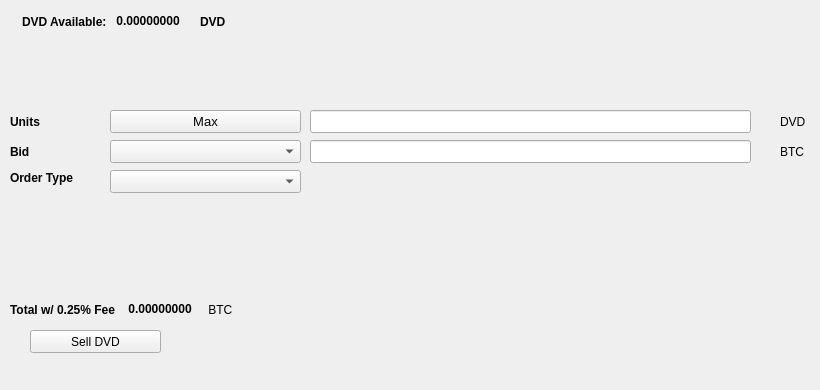
   <widget class="QWidget" name="SellTab">
    <attribute name="title">
     <string>Sell</string>
    </attribute>
    <widget class="QLabel" name="label_16">
     <property name="geometry">
      <rect>
       <x>780</x>
       <y>140</y>
       <width>31</width>
       <height>23</height>
      </rect>
     </property>
     <property name="text">
      <string>BTC</string>
     </property>
    </widget>
    <widget class="QComboBox" name="SellBidcomboBox">
     <property name="geometry">
      <rect>
       <x>110</x>
       <y>140</y>
       <width>191</width>
       <height>23</height>
      </rect>
     </property>
     <property name="font">
      <font>
       <pointsize>10</pointsize>
      </font>
     </property>
    </widget>
    <widget class="QLabel" name="label_18">
     <property name="geometry">
      <rect>
       <x>10</x>
       <y>110</y>
       <width>46</width>
       <height>23</height>
      </rect>
     </property>
     <property name="font">
      <font>
       <weight>75</weight>
       <bold>true</bold>
      </font>
     </property>
     <property name="text">
      <string>Units</string>
     </property>
    </widget>
    <widget class="QPushButton" name="Sell_Max_Amount">
     <property name="geometry">
      <rect>
       <x>110</x>
       <y>110</y>
       <width>191</width>
       <height>23</height>
      </rect>
     </property>
     <property name="font">
      <font>
       <pointsize>10</pointsize>
      </font>
     </property>
     <property name="text">
      <string>Max</string>
     </property>
    </widget>
    <widget class="QLabel" name="label_20">
     <property name="geometry">
      <rect>
       <x>10</x>
       <y>170</y>
       <width>91</width>
       <height>16</height>
      </rect>
     </property>
     <property name="font">
      <font>
       <weight>75</weight>
       <bold>true</bold>
      </font>
     </property>
     <property name="text">
      <string>Order Type</string>
     </property>
    </widget>
    <widget class="QComboBox" name="SellOrdertypeCombo">
     <property name="geometry">
      <rect>
       <x>110</x>
       <y>170</y>
       <width>191</width>
       <height>23</height>
      </rect>
     </property>
     <property name="font">
      <font>
       <pointsize>10</pointsize>
      </font>
     </property>
    </widget>
    <widget class="QLabel" name="label_21">
     <property name="geometry">
      <rect>
       <x>10</x>
       <y>140</y>
       <width>46</width>
       <height>23</height>
      </rect>
     </property>
     <property name="font">
      <font>
       <weight>75</weight>
       <bold>true</bold>
      </font>
     </property>
     <property name="text">
      <string>Bid</string>
     </property>
    </widget>
    <widget class="QLabel" name="label_22">
     <property name="geometry">
      <rect>
       <x>780</x>
       <y>110</y>
       <width>31</width>
       <height>23</height>
      </rect>
     </property>
     <property name="text">
      <string>DVD</string>
     </property>
    </widget>
    <widget class="QLineEdit" name="UnitsInputDVD">
     <property name="geometry">
      <rect>
       <x>310</x>
       <y>110</y>
       <width>441</width>
       <height>23</height>
      </rect>
     </property>
     <property name="font">
      <font>
       <pointsize>9</pointsize>
       <weight>75</weight>
       <bold>true</bold>
      </font>
     </property>
    </widget>
    <widget class="QLineEdit" name="SellBidPriceEdit">
     <property name="geometry">
      <rect>
       <x>310</x>
       <y>140</y>
       <width>441</width>
       <height>23</height>
      </rect>
     </property>
     <property name="font">
      <font>
       <pointsize>9</pointsize>
       <weight>75</weight>
       <bold>true</bold>
      </font>
     </property>
    </widget>
    <widget class="QPushButton" name="SellDVDBTN">
     <property name="geometry">
      <rect>
       <x>30</x>
       <y>330</y>
       <width>131</width>
       <height>23</height>
      </rect>
     </property>
     <property name="text">
      <string>Sell DVD</string>
     </property>
     <property name="icon">
      <iconset resource="../dividend">
       <normaloff>:/icons/bitcoin</normaloff>:/icons/bitcoin</iconset>
     </property>
    </widget>
    <widget class="QWidget" name="layoutWidget3">
     <property name="geometry">
      <rect>
       <x>22</x>
       <y>12</y>
       <width>258</width>
       <height>19</height>
      </rect>
     </property>
     <layout class="QHBoxLayout" name="horizontalLayout">
      <item>
       <widget class="QLabel" name="label232_2">
        <property name="font">
         <font>
          <weight>75</weight>
          <bold>true</bold>
         </font>
        </property>
        <property name="text">
         <string>DVD Available:</string>
        </property>
       </widget>
      </item>
      <item>
       <widget class="QLabel" name="DVDAvailableLabel">
        <property name="palette">
         <palette>
          <active>
           <colorrole role="WindowText">
            <brush brushstyle="SolidPattern">
             <color alpha="255">
              <red>0</red>
              <green>0</green>
              <blue>0</blue>
             </color>
            </brush>
           </colorrole>
           <colorrole role="Button">
            <brush brushstyle="SolidPattern">
             <color alpha="255">
              <red>0</red>
              <green>170</green>
              <blue>0</blue>
             </color>
            </brush>
           </colorrole>
           <colorrole role="Light">
            <brush brushstyle="SolidPattern">
             <color alpha="255">
              <red>0</red>
              <green>255</green>
              <blue>0</blue>
             </color>
            </brush>
           </colorrole>
           <colorrole role="Midlight">
            <brush brushstyle="SolidPattern">
             <color alpha="255">
              <red>0</red>
              <green>212</green>
              <blue>0</blue>
             </color>
            </brush>
           </colorrole>
           <colorrole role="Dark">
            <brush brushstyle="SolidPattern">
             <color alpha="255">
              <red>0</red>
              <green>85</green>
              <blue>0</blue>
             </color>
            </brush>
           </colorrole>
           <colorrole role="Mid">
            <brush brushstyle="SolidPattern">
             <color alpha="255">
              <red>0</red>
              <green>113</green>
              <blue>0</blue>
             </color>
            </brush>
           </colorrole>
           <colorrole role="Text">
            <brush brushstyle="SolidPattern">
             <color alpha="255">
              <red>0</red>
              <green>170</green>
              <blue>0</blue>
             </color>
            </brush>
           </colorrole>
           <colorrole role="BrightText">
            <brush brushstyle="SolidPattern">
             <color alpha="255">
              <red>255</red>
              <green>255</green>
              <blue>255</blue>
             </color>
            </brush>
           </colorrole>
           <colorrole role="ButtonText">
            <brush brushstyle="SolidPattern">
             <color alpha="255">
              <red>0</red>
              <green>0</green>
              <blue>0</blue>
             </color>
            </brush>
           </colorrole>
           <colorrole role="Base">
            <brush brushstyle="SolidPattern">
             <color alpha="255">
              <red>255</red>
              <green>255</green>
              <blue>255</blue>
             </color>
            </brush>
           </colorrole>
           <colorrole role="Window">
            <brush brushstyle="SolidPattern">
             <color alpha="255">
              <red>0</red>
              <green>170</green>
              <blue>0</blue>
             </color>
            </brush>
           </colorrole>
           <colorrole role="Shadow">
            <brush brushstyle="SolidPattern">
             <color alpha="255">
              <red>0</red>
              <green>0</green>
              <blue>0</blue>
             </color>
            </brush>
           </colorrole>
           <colorrole role="AlternateBase">
            <brush brushstyle="SolidPattern">
             <color alpha="255">
              <red>127</red>
              <green>212</green>
              <blue>127</blue>
             </color>
            </brush>
           </colorrole>
           <colorrole role="ToolTipBase">
            <brush brushstyle="SolidPattern">
             <color alpha="255">
              <red>255</red>
              <green>255</green>
              <blue>220</blue>
             </color>
            </brush>
           </colorrole>
           <colorrole role="ToolTipText">
            <brush brushstyle="SolidPattern">
             <color alpha="255">
              <red>0</red>
              <green>0</green>
              <blue>0</blue>
             </color>
            </brush>
           </colorrole>
          </active>
          <inactive>
           <colorrole role="WindowText">
            <brush brushstyle="SolidPattern">
             <color alpha="255">
              <red>0</red>
              <green>0</green>
              <blue>0</blue>
             </color>
            </brush>
           </colorrole>
           <colorrole role="Button">
            <brush brushstyle="SolidPattern">
             <color alpha="255">
              <red>0</red>
              <green>170</green>
              <blue>0</blue>
             </color>
            </brush>
           </colorrole>
           <colorrole role="Light">
            <brush brushstyle="SolidPattern">
             <color alpha="255">
              <red>0</red>
              <green>255</green>
              <blue>0</blue>
             </color>
            </brush>
           </colorrole>
           <colorrole role="Midlight">
            <brush brushstyle="SolidPattern">
             <color alpha="255">
              <red>0</red>
              <green>212</green>
              <blue>0</blue>
             </color>
            </brush>
           </colorrole>
           <colorrole role="Dark">
            <brush brushstyle="SolidPattern">
             <color alpha="255">
              <red>0</red>
              <green>85</green>
              <blue>0</blue>
             </color>
            </brush>
           </colorrole>
           <colorrole role="Mid">
            <brush brushstyle="SolidPattern">
             <color alpha="255">
              <red>0</red>
              <green>113</green>
              <blue>0</blue>
             </color>
            </brush>
           </colorrole>
           <colorrole role="Text">
            <brush brushstyle="SolidPattern">
             <color alpha="255">
              <red>0</red>
              <green>170</green>
              <blue>0</blue>
             </color>
            </brush>
           </colorrole>
           <colorrole role="BrightText">
            <brush brushstyle="SolidPattern">
             <color alpha="255">
              <red>255</red>
              <green>255</green>
              <blue>255</blue>
             </color>
            </brush>
           </colorrole>
           <colorrole role="ButtonText">
            <brush brushstyle="SolidPattern">
             <color alpha="255">
              <red>0</red>
              <green>0</green>
              <blue>0</blue>
             </color>
            </brush>
           </colorrole>
           <colorrole role="Base">
            <brush brushstyle="SolidPattern">
             <color alpha="255">
              <red>255</red>
              <green>255</green>
              <blue>255</blue>
             </color>
            </brush>
           </colorrole>
           <colorrole role="Window">
            <brush brushstyle="SolidPattern">
             <color alpha="255">
              <red>0</red>
              <green>170</green>
              <blue>0</blue>
             </color>
            </brush>
           </colorrole>
           <colorrole role="Shadow">
            <brush brushstyle="SolidPattern">
             <color alpha="255">
              <red>0</red>
              <green>0</green>
              <blue>0</blue>
             </color>
            </brush>
           </colorrole>
           <colorrole role="AlternateBase">
            <brush brushstyle="SolidPattern">
             <color alpha="255">
              <red>127</red>
              <green>212</green>
              <blue>127</blue>
             </color>
            </brush>
           </colorrole>
           <colorrole role="ToolTipBase">
            <brush brushstyle="SolidPattern">
             <color alpha="255">
              <red>255</red>
              <green>255</green>
              <blue>220</blue>
             </color>
            </brush>
           </colorrole>
           <colorrole role="ToolTipText">
            <brush brushstyle="SolidPattern">
             <color alpha="255">
              <red>0</red>
              <green>0</green>
              <blue>0</blue>
             </color>
            </brush>
           </colorrole>
          </inactive>
          <disabled>
           <colorrole role="WindowText">
            <brush brushstyle="SolidPattern">
             <color alpha="255">
              <red>0</red>
              <green>85</green>
              <blue>0</blue>
             </color>
            </brush>
           </colorrole>
           <colorrole role="Button">
            <brush brushstyle="SolidPattern">
             <color alpha="255">
              <red>0</red>
              <green>170</green>
              <blue>0</blue>
             </color>
            </brush>
           </colorrole>
           <colorrole role="Light">
            <brush brushstyle="SolidPattern">
             <color alpha="255">
              <red>0</red>
              <green>255</green>
              <blue>0</blue>
             </color>
            </brush>
           </colorrole>
           <colorrole role="Midlight">
            <brush brushstyle="SolidPattern">
             <color alpha="255">
              <red>0</red>
              <green>212</green>
              <blue>0</blue>
             </color>
            </brush>
           </colorrole>
           <colorrole role="Dark">
            <brush brushstyle="SolidPattern">
             <color alpha="255">
              <red>0</red>
              <green>85</green>
              <blue>0</blue>
             </color>
            </brush>
           </colorrole>
           <colorrole role="Mid">
            <brush brushstyle="SolidPattern">
             <color alpha="255">
              <red>0</red>
              <green>113</green>
              <blue>0</blue>
             </color>
            </brush>
           </colorrole>
           <colorrole role="Text">
            <brush brushstyle="SolidPattern">
             <color alpha="255">
              <red>0</red>
              <green>85</green>
              <blue>0</blue>
             </color>
            </brush>
           </colorrole>
           <colorrole role="BrightText">
            <brush brushstyle="SolidPattern">
             <color alpha="255">
              <red>255</red>
              <green>255</green>
              <blue>255</blue>
             </color>
            </brush>
           </colorrole>
           <colorrole role="ButtonText">
            <brush brushstyle="SolidPattern">
             <color alpha="255">
              <red>0</red>
              <green>85</green>
              <blue>0</blue>
             </color>
            </brush>
           </colorrole>
           <colorrole role="Base">
            <brush brushstyle="SolidPattern">
             <color alpha="255">
              <red>0</red>
              <green>170</green>
              <blue>0</blue>
             </color>
            </brush>
           </colorrole>
           <colorrole role="Window">
            <brush brushstyle="SolidPattern">
             <color alpha="255">
              <red>0</red>
              <green>170</green>
              <blue>0</blue>
             </color>
            </brush>
           </colorrole>
           <colorrole role="Shadow">
            <brush brushstyle="SolidPattern">
             <color alpha="255">
              <red>0</red>
              <green>0</green>
              <blue>0</blue>
             </color>
            </brush>
           </colorrole>
           <colorrole role="AlternateBase">
            <brush brushstyle="SolidPattern">
             <color alpha="255">
              <red>0</red>
              <green>170</green>
              <blue>0</blue>
             </color>
            </brush>
           </colorrole>
           <colorrole role="ToolTipBase">
            <brush brushstyle="SolidPattern">
             <color alpha="255">
              <red>255</red>
              <green>255</green>
              <blue>220</blue>
             </color>
            </brush>
           </colorrole>
           <colorrole role="ToolTipText">
            <brush brushstyle="SolidPattern">
             <color alpha="255">
              <red>0</red>
              <green>0</green>
              <blue>0</blue>
             </color>
            </brush>
           </colorrole>
          </disabled>
         </palette>
        </property>
        <property name="font">
         <font>
          <weight>75</weight>
          <bold>true</bold>
         </font>
        </property>
        <property name="text">
         <string> 0.00000000 </string>
        </property>
        <property name="textInteractionFlags">
         <set>Qt::LinksAccessibleByMouse|Qt::TextSelectableByKeyboard|Qt::TextSelectableByMouse</set>
        </property>
       </widget>
      </item>
      <item>
       <widget class="QLabel" name="labelDVD">
        <property name="font">
         <font>
          <weight>75</weight>
          <bold>true</bold>
         </font>
        </property>
        <property name="text">
         <string>DVD</string>
        </property>
       </widget>
      </item>
     </layout>
    </widget>
    <widget class="QWidget" name="layoutWidget">
     <property name="geometry">
      <rect>
       <x>10</x>
       <y>300</y>
       <width>268</width>
       <height>19</height>
      </rect>
     </property>
     <layout class="QHBoxLayout" name="horizontalLayout_2">
      <item>
       <widget class="QLabel" name="label_19">
        <property name="font">
         <font>
          <weight>75</weight>
          <bold>true</bold>
         </font>
        </property>
        <property name="text">
         <string>Total w/ 0.25% Fee </string>
        </property>
       </widget>
      </item>
      <item>
       <widget class="QLabel" name="SellCostLabel">
        <property name="palette">
         <palette>
          <active>
           <colorrole role="WindowText">
            <brush brushstyle="SolidPattern">
             <color alpha="255">
              <red>0</red>
              <green>0</green>
              <blue>0</blue>
             </color>
            </brush>
           </colorrole>
           <colorrole role="Button">
            <brush brushstyle="SolidPattern">
             <color alpha="255">
              <red>0</red>
              <green>170</green>
              <blue>0</blue>
             </color>
            </brush>
           </colorrole>
           <colorrole role="Light">
            <brush brushstyle="SolidPattern">
             <color alpha="255">
              <red>0</red>
              <green>255</green>
              <blue>0</blue>
             </color>
            </brush>
           </colorrole>
           <colorrole role="Midlight">
            <brush brushstyle="SolidPattern">
             <color alpha="255">
              <red>0</red>
              <green>212</green>
              <blue>0</blue>
             </color>
            </brush>
           </colorrole>
           <colorrole role="Dark">
            <brush brushstyle="SolidPattern">
             <color alpha="255">
              <red>0</red>
              <green>85</green>
              <blue>0</blue>
             </color>
            </brush>
           </colorrole>
           <colorrole role="Mid">
            <brush brushstyle="SolidPattern">
             <color alpha="255">
              <red>0</red>
              <green>113</green>
              <blue>0</blue>
             </color>
            </brush>
           </colorrole>
           <colorrole role="Text">
            <brush brushstyle="SolidPattern">
             <color alpha="255">
              <red>0</red>
              <green>170</green>
              <blue>0</blue>
             </color>
            </brush>
           </colorrole>
           <colorrole role="BrightText">
            <brush brushstyle="SolidPattern">
             <color alpha="255">
              <red>255</red>
              <green>255</green>
              <blue>255</blue>
             </color>
            </brush>
           </colorrole>
           <colorrole role="ButtonText">
            <brush brushstyle="SolidPattern">
             <color alpha="255">
              <red>0</red>
              <green>0</green>
              <blue>0</blue>
             </color>
            </brush>
           </colorrole>
           <colorrole role="Base">
            <brush brushstyle="SolidPattern">
             <color alpha="255">
              <red>255</red>
              <green>255</green>
              <blue>255</blue>
             </color>
            </brush>
           </colorrole>
           <colorrole role="Window">
            <brush brushstyle="SolidPattern">
             <color alpha="255">
              <red>0</red>
              <green>170</green>
              <blue>0</blue>
             </color>
            </brush>
           </colorrole>
           <colorrole role="Shadow">
            <brush brushstyle="SolidPattern">
             <color alpha="255">
              <red>0</red>
              <green>0</green>
              <blue>0</blue>
             </color>
            </brush>
           </colorrole>
           <colorrole role="AlternateBase">
            <brush brushstyle="SolidPattern">
             <color alpha="255">
              <red>127</red>
              <green>212</green>
              <blue>127</blue>
             </color>
            </brush>
           </colorrole>
           <colorrole role="ToolTipBase">
            <brush brushstyle="SolidPattern">
             <color alpha="255">
              <red>255</red>
              <green>255</green>
              <blue>220</blue>
             </color>
            </brush>
           </colorrole>
           <colorrole role="ToolTipText">
            <brush brushstyle="SolidPattern">
             <color alpha="255">
              <red>0</red>
              <green>0</green>
              <blue>0</blue>
             </color>
            </brush>
           </colorrole>
          </active>
          <inactive>
           <colorrole role="WindowText">
            <brush brushstyle="SolidPattern">
             <color alpha="255">
              <red>0</red>
              <green>0</green>
              <blue>0</blue>
             </color>
            </brush>
           </colorrole>
           <colorrole role="Button">
            <brush brushstyle="SolidPattern">
             <color alpha="255">
              <red>0</red>
              <green>170</green>
              <blue>0</blue>
             </color>
            </brush>
           </colorrole>
           <colorrole role="Light">
            <brush brushstyle="SolidPattern">
             <color alpha="255">
              <red>0</red>
              <green>255</green>
              <blue>0</blue>
             </color>
            </brush>
           </colorrole>
           <colorrole role="Midlight">
            <brush brushstyle="SolidPattern">
             <color alpha="255">
              <red>0</red>
              <green>212</green>
              <blue>0</blue>
             </color>
            </brush>
           </colorrole>
           <colorrole role="Dark">
            <brush brushstyle="SolidPattern">
             <color alpha="255">
              <red>0</red>
              <green>85</green>
              <blue>0</blue>
             </color>
            </brush>
           </colorrole>
           <colorrole role="Mid">
            <brush brushstyle="SolidPattern">
             <color alpha="255">
              <red>0</red>
              <green>113</green>
              <blue>0</blue>
             </color>
            </brush>
           </colorrole>
           <colorrole role="Text">
            <brush brushstyle="SolidPattern">
             <color alpha="255">
              <red>0</red>
              <green>170</green>
              <blue>0</blue>
             </color>
            </brush>
           </colorrole>
           <colorrole role="BrightText">
            <brush brushstyle="SolidPattern">
             <color alpha="255">
              <red>255</red>
              <green>255</green>
              <blue>255</blue>
             </color>
            </brush>
           </colorrole>
           <colorrole role="ButtonText">
            <brush brushstyle="SolidPattern">
             <color alpha="255">
              <red>0</red>
              <green>0</green>
              <blue>0</blue>
             </color>
            </brush>
           </colorrole>
           <colorrole role="Base">
            <brush brushstyle="SolidPattern">
             <color alpha="255">
              <red>255</red>
              <green>255</green>
              <blue>255</blue>
             </color>
            </brush>
           </colorrole>
           <colorrole role="Window">
            <brush brushstyle="SolidPattern">
             <color alpha="255">
              <red>0</red>
              <green>170</green>
              <blue>0</blue>
             </color>
            </brush>
           </colorrole>
           <colorrole role="Shadow">
            <brush brushstyle="SolidPattern">
             <color alpha="255">
              <red>0</red>
              <green>0</green>
              <blue>0</blue>
             </color>
            </brush>
           </colorrole>
           <colorrole role="AlternateBase">
            <brush brushstyle="SolidPattern">
             <color alpha="255">
              <red>127</red>
              <green>212</green>
              <blue>127</blue>
             </color>
            </brush>
           </colorrole>
           <colorrole role="ToolTipBase">
            <brush brushstyle="SolidPattern">
             <color alpha="255">
              <red>255</red>
              <green>255</green>
              <blue>220</blue>
             </color>
            </brush>
           </colorrole>
           <colorrole role="ToolTipText">
            <brush brushstyle="SolidPattern">
             <color alpha="255">
              <red>0</red>
              <green>0</green>
              <blue>0</blue>
             </color>
            </brush>
           </colorrole>
          </inactive>
          <disabled>
           <colorrole role="WindowText">
            <brush brushstyle="SolidPattern">
             <color alpha="255">
              <red>0</red>
              <green>85</green>
              <blue>0</blue>
             </color>
            </brush>
           </colorrole>
           <colorrole role="Button">
            <brush brushstyle="SolidPattern">
             <color alpha="255">
              <red>0</red>
              <green>170</green>
              <blue>0</blue>
             </color>
            </brush>
           </colorrole>
           <colorrole role="Light">
            <brush brushstyle="SolidPattern">
             <color alpha="255">
              <red>0</red>
              <green>255</green>
              <blue>0</blue>
             </color>
            </brush>
           </colorrole>
           <colorrole role="Midlight">
            <brush brushstyle="SolidPattern">
             <color alpha="255">
              <red>0</red>
              <green>212</green>
              <blue>0</blue>
             </color>
            </brush>
           </colorrole>
           <colorrole role="Dark">
            <brush brushstyle="SolidPattern">
             <color alpha="255">
              <red>0</red>
              <green>85</green>
              <blue>0</blue>
             </color>
            </brush>
           </colorrole>
           <colorrole role="Mid">
            <brush brushstyle="SolidPattern">
             <color alpha="255">
              <red>0</red>
              <green>113</green>
              <blue>0</blue>
             </color>
            </brush>
           </colorrole>
           <colorrole role="Text">
            <brush brushstyle="SolidPattern">
             <color alpha="255">
              <red>0</red>
              <green>85</green>
              <blue>0</blue>
             </color>
            </brush>
           </colorrole>
           <colorrole role="BrightText">
            <brush brushstyle="SolidPattern">
             <color alpha="255">
              <red>255</red>
              <green>255</green>
              <blue>255</blue>
             </color>
            </brush>
           </colorrole>
           <colorrole role="ButtonText">
            <brush brushstyle="SolidPattern">
             <color alpha="255">
              <red>0</red>
              <green>85</green>
              <blue>0</blue>
             </color>
            </brush>
           </colorrole>
           <colorrole role="Base">
            <brush brushstyle="SolidPattern">
             <color alpha="255">
              <red>0</red>
              <green>170</green>
              <blue>0</blue>
             </color>
            </brush>
           </colorrole>
           <colorrole role="Window">
            <brush brushstyle="SolidPattern">
             <color alpha="255">
              <red>0</red>
              <green>170</green>
              <blue>0</blue>
             </color>
            </brush>
           </colorrole>
           <colorrole role="Shadow">
            <brush brushstyle="SolidPattern">
             <color alpha="255">
              <red>0</red>
              <green>0</green>
              <blue>0</blue>
             </color>
            </brush>
           </colorrole>
           <colorrole role="AlternateBase">
            <brush brushstyle="SolidPattern">
             <color alpha="255">
              <red>0</red>
              <green>170</green>
              <blue>0</blue>
             </color>
            </brush>
           </colorrole>
           <colorrole role="ToolTipBase">
            <brush brushstyle="SolidPattern">
             <color alpha="255">
              <red>255</red>
              <green>255</green>
              <blue>220</blue>
             </color>
            </brush>
           </colorrole>
           <colorrole role="ToolTipText">
            <brush brushstyle="SolidPattern">
             <color alpha="255">
              <red>0</red>
              <green>0</green>
              <blue>0</blue>
             </color>
            </brush>
           </colorrole>
          </disabled>
         </palette>
        </property>
        <property name="font">
         <font>
          <weight>75</weight>
          <bold>true</bold>
         </font>
        </property>
        <property name="autoFillBackground">
         <bool>false</bool>
        </property>
        <property name="text">
         <string> 0.00000000</string>
        </property>
        <property name="textInteractionFlags">
         <set>Qt::LinksAccessibleByMouse|Qt::TextSelectableByMouse</set>
        </property>
       </widget>
      </item>
      <item>
       <widget class="QLabel" name="label_17">
        <property name="font">
         <font>
          <weight>50</weight>
          <bold>false</bold>
         </font>
        </property>
        <property name="text">
         <string> BTC</string>
        </property>
       </widget>
      </item>
     </layout>
    </widget>
    <widget class="QLabel" name="label_23">
     <property name="geometry">
      <rect>
       <x>460</x>
       <y>300</y>
       <width>281</width>
       <height>81</height>
      </rect>
     </property>
     <property name="text">
      <string/>
     </property>
     <property name="pixmap">
      <pixmap>:/images/bittrex</pixmap>
     </property>
    </widget>
   </widget>
